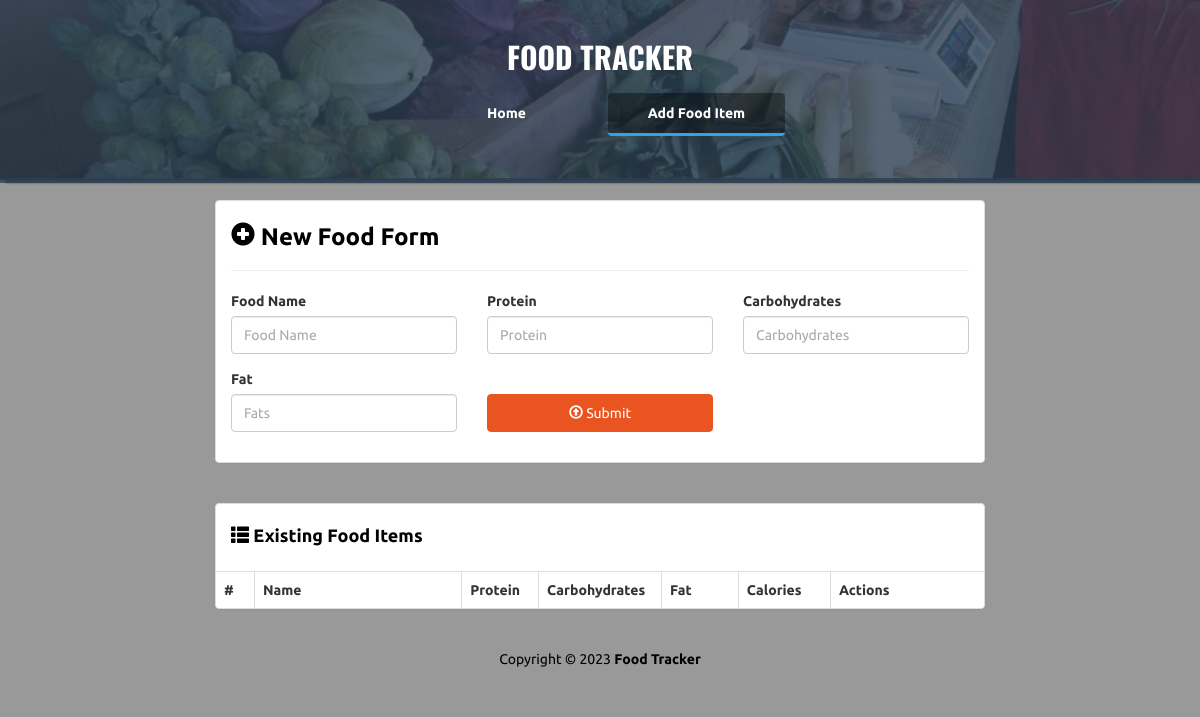
The app's page /add, older data.
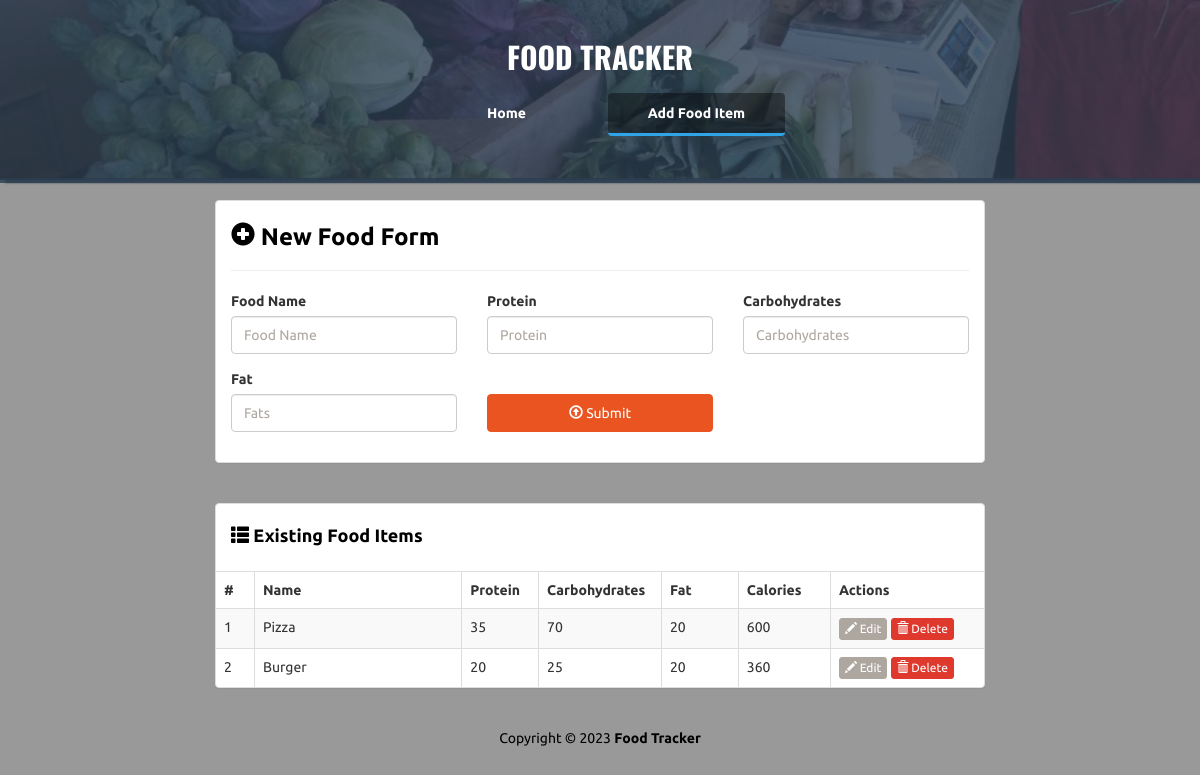
The same page, newer data.
### foodtracker/models.py (models this page shows)
class Food(db.Model):
    id = db.Column(db.Integer, primary_key=True)
    name = db.Column(db.String(50), unique=True, nullable=False)
    proteins = db.Column(db.Integer, nullable=False)
    carbs = db.Column(db.Integer, nullable=False)
    fats = db.Column(db.Integer, nullable=False)
    @property
    def calories(self):
        return self.proteins * 4 + self.carbs * 4 + self.fats * 9

### foodtracker/main/routes.py (the view)
@main.route('/add')
def add():
    foods = Food.query.all()
    return render_template('add.html', foods=foods, food=None)

### foodtracker/templates/add.html (shortened to what the changed rows need)
<!DOCTYPE html>
<html lang="en">
	<head>
		<link rel="stylesheet" href="{{ url_for('static', filename='Bootstrap/css/united.min.css') }}" />
		<link rel="stylesheet" href="{{ url_for('static', filename='styles.css') }}" />
	</head>
	<body>
		<div class="container-fluid" id="wrapper">
			<div class="row" id="homeJumbo">
				<div class="col-lg-12">
					<h1>
						<a href="{{ url_for('main.index') }}">FOOD TRACKER</a>
					</h1>
				</div>
			</div>
			<div class="row t20">
				<div class="col-lg-8 col-lg-offset-2">
					<div class="panel panel-default">
						<div class="table-responsive">
							<table class="table table-striped table-hover table-bordered">
								<thead>
									<tr>
										<th style="width: 5%;">#</th>
										<th>Name</th>
										<th style="width: 10%;">Protein</th>
										<th style="width: 16%;">Carbohydrates</th>
										<th style="width: 10%;">Fat</th>
										<th style="width: 12%;">Calories</th>
										<th style="width: 20%;">Actions</th>
									</tr>
								</thead>
								<tbody>
									{% for food in foods %}
									<tr>
										<td>{{ food.id }}</td><td>{{ food.name }}</td><td>{{ food.proteins }}</td>
										<td>{{ food.carbs }}</td><td>{{ food.fats }}</th><td>{{ food.calories }}</td>
										<td>
											<a href="{{url_for('main.edit_food', food_id=food.id) }}" class="btn btn-default btn-xs">
												<i class="glyphicon glyphicon-pencil"></i> Edit
											</a>
											<a href="{{ url_for('main.delete_food', food_id=food.id) }}" class="btn btn-danger btn-xs">
												<i class="glyphicon glyphicon-trash"></i> Delete
											</a>
										</td>
									</tr>
									{% endfor %}
								</tbody>
							</table>
						</div>
					</div>
				</div>
			</div>
		</div>
	</body>
</html>

Row changes from the older to the newer data that the page shows:
added Food: id "1", name "Pizza", proteins "35", carbs "70", fats "20", calories "600"
added Food: id "2", name "Burger", proteins "20", carbs "25", fats "20", calories "360"
